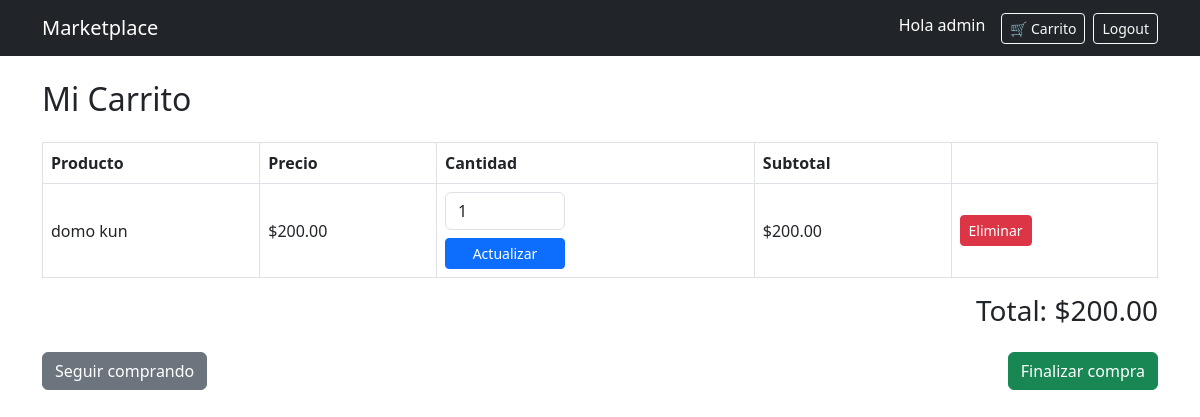
Page /cart/ (signed in) on the committed database.
### store/models.py (models this page shows, shortened)
class User(AbstractUser):
    id = models.UUIDField(primary_key=True, default=uuid.uuid4, editable=False)
    is_seller = models.BooleanField(default=False)

class CartItem(models.Model):
    id = models.UUIDField(primary_key=True, default=uuid.uuid4, editable=False)
    cart = models.ForeignKey(Cart, on_delete=models.CASCADE)
    product = models.ForeignKey(Product, on_delete=models.CASCADE)
    quantity = models.PositiveIntegerField(default=1)
    class Meta:
        unique_together = ('cart', 'product')
    @property
    def subtotal(self):
        return self.product.price * self.quantity

class Product(models.Model):
    id = models.UUIDField(primary_key=True, default=uuid.uuid4, editable=False)
    name = models.CharField(max_length=150)
    description = models.TextField()
    image = models.ImageField(upload_to='upload/', blank=True, null=True)
    price = models.DecimalField(max_digits=10, decimal_places=2)
    stock = models.PositiveIntegerField(default=0)
    owner = models.ForeignKey(
        User,
        on_delete=models.CASCADE,
        related_name='products'
    )  # 1:N
    categories = models.ManyToManyField(
        Category,
        related_name='products'
    )  # N:M
    created_at = models.DateTimeField(auto_now_add=True)

class Cart(models.Model):
    id = models.UUIDField(primary_key=True, default=uuid.uuid4, editable=False)
    user = models.ForeignKey(
        User,
        on_delete=models.CASCADE,
        related_name='carts'
    )
    products = models.ManyToManyField(
        Product,
        through='CartItem',
        related_name='carts'
    )
    created_at = models.DateTimeField(auto_now_add=True)
    @property
    def total(self):
        return sum(item.subtotal for item in self.cartitem_set.all())

### store/views.py (the view)
# urls.py: path('cart/', views.cart_detail, name='cart_detail'),
@login_required
def cart_detail(request):
    cart, created = Cart.objects.get_or_create(user=request.user)
    return render(request, 'store/cart_detail.html', {'cart': cart})

### store/templates/store/cart_detail.html (shortened to what this page needs)
{% extends 'store/base.html' %}
{% block content %}
<h2 class="mb-4">Mi Carrito</h2>
{% if cart.cartitem_set.all %}
<table class="table table-bordered align-middle">
    <thead>
        <tr>
            <th>Producto</th>
            <th>Precio</th>
            <th>Cantidad</th>
            <th>Subtotal</th>
            <th></th>
        </tr>
    </thead>
    <tbody>
        {% for item in cart.cartitem_set.all %}
        <tr>
            <td>{{ item.product.name }}</td>
            <td>${{ item.product.price }}</td>
            <td>
                <form method="POST" action="{% url 'update_cart_item' item.id %}" class="d-flex flex-column gap-2" style="width: 120px;">
                    <input type="number" name="quantity" value="{{ item.quantity }}" min="1" max="{{ item.product.stock }}" class="form-control">
                    <button class="btn btn-sm btn-primary">Actualizar</button>
                </form>
            </td>
            <td>${{ item.subtotal }}</td>
            <td>
                <a href="{% url 'remove_from_cart' item.id %}" class="btn btn-danger btn-sm" onclick="return confirm('¿Eliminar {{ item.product.name }} del carrito?')">Eliminar</a>
            </td>
        </tr>
        {% endfor %}
    </tbody>
</table>
<div class="text-end">
    <h3>Total: ${{ cart.total }}</h3>
</div>
<div class="d-flex justify-content-between mt-4">
    <a href="{% url 'home' %}" class="btn btn-secondary">Seguir comprando</a>
    <a href="#" class="btn btn-success">Finalizar compra</a>
</div>
{% else %}
<div class="alert alert-info">
    Tu carrito está vacío. <a href="{% url 'home' %}">Ir a comprar</a>
</div>
{% endif %}
{% endblock %}

### store/templates/store/base.html (shortened to what this page needs)
<!DOCTYPE html>
<html lang="es">
<head>
    <link href="https://cdn.jsdelivr.net/npm/bootstrap@5.3.0/dist/css/bootstrap.min.css" rel="stylesheet">
</head>
<body>
<nav class="navbar navbar-expand-lg navbar-dark bg-dark">
  <div class="container">
    <a class="navbar-brand" href="/">Marketplace</a>
    <div class="d-flex">
      {% if user.is_authenticated %}
        <span class="text-white me-3">Hola {{ user.username }}</span>
        <a href="{% url 'cart_detail' %}" class="btn btn-outline-light btn-sm me-2">
          🛒 Carrito
        </a>
        <a href="{% url 'logout' %}" class="btn btn-outline-light btn-sm">
          Logout
        </a>
      {% else %}
        <a href="{% url 'login' %}" class="btn btn-outline-light btn-sm me-2">Login</a>
        <a href="{% url 'register' %}" class="btn btn-primary btn-sm">Registro</a>
      {% endif %}
    </div>
  </div>
</nav>
<div class="container mt-4">
    {% block content %}{% endblock %}
</div>
</body>
</html>

### rows in the picture
User: username "admin"
CartItem: product.name "domo kun", product.price "200.00", quantity "1", subtotal "200.00"
Cart: total "200.00"
